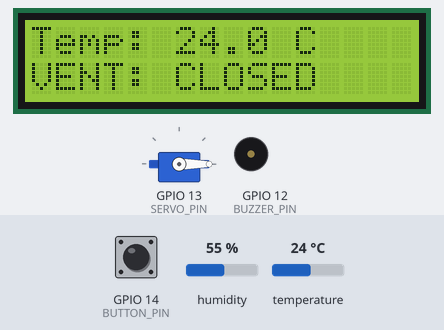
This sketch was run on a simulated ESP32. On the bench: servo, 16×2 character LCD, buzzer (waves = sounding). The inputs (shaded band) are chosen by the test bench; at power-on: temperature 24 °C, GPIO 14 (BUTTON_PIN) HIGH, humidity 55 %.

Above: at 2.7 s.
2.8 s: temperature set to 34.3 °C
At 4.7 s:
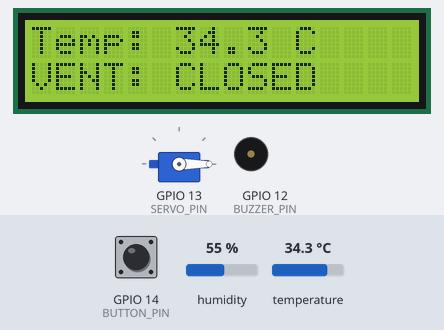
5.5 s: temperature set to 35.9 °C
At 6.5 s:
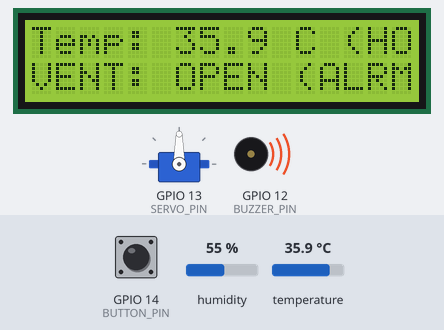
9.1 s: GPIO 14 (BUTTON_PIN) pulled LOW for 2.4 s
At 10.2 s:
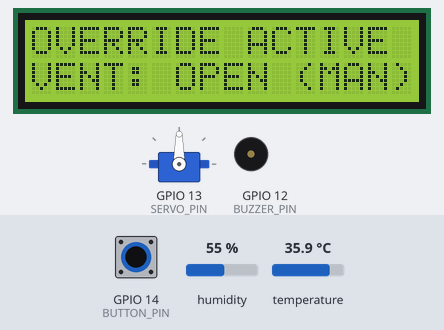
Timing chart, 0 to 12.1 s (numbered marks = the images above; inputs shaded):
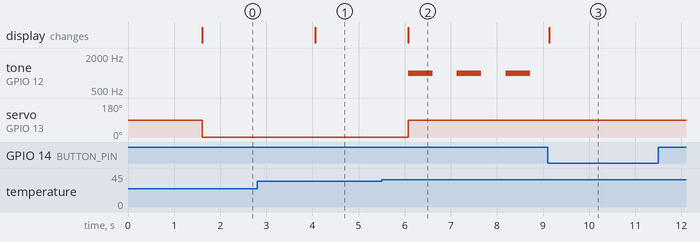

Measured:
- the behaviour switches between 35 and 35.1 °C on temperature (found by bisection; images 1 and 2)
- after the input at 2.8 s, the display: changes after 1.3 s (image 1)
- after the input at 5.5 s, tone on GPIO 12 (BUZZER_PIN): alternates 1000 Hz for 0.53 s and silent for 0.53 s, starting after 0.58 s; servo on GPIO 13 (SERVO_PIN): 0° → 90° after 0.58 s; the display: changes after 0.58 s (image 2)
- after the input at 9.1 s, tone on GPIO 12 (BUZZER_PIN): stops changing and stays silent; the display: changes at once (image 3)

The sketch:

sketch.ino
```cpp
#include <LiquidCrystal_I2C.h>
#include <DHT.h>
#include <ESP32Servo.h>

// Pin Connections
#define DHTPIN 15
#define DHTTYPE DHT22
#define SERVO_PIN 13
#define BUTTON_PIN 14
#define BUZZER_PIN 12

// Initialize hardware objects
DHT dht(DHTPIN, DHTTYPE);
LiquidCrystal_I2C lcd(0x27, 16, 2);
Servo myServo;

// Interrupt & Debouncing Variables
volatile bool manualOverrideActive = false;
unsigned long lastDebounceTime = 0;
const unsigned long debounceDelay = 250;    // 250ms ignore window to prevent switch bouncing

// Non-blocking Timing Variables (Eliminating delay() so the system never freezes)
unsigned long lastTempUpdate = 0;
const unsigned long tempInterval = 2000;    // Check temperature every 2 seconds

unsigned long lastBuzzerToggle = 0;
const unsigned long buzzerInterval = 500;   // Buzzer beeps every 0.5 seconds when triggered
bool buzzerState = false;

// --- HARDWARE INTERRUPT SERVICE ROUTINE (ISR) ---
// This function triggers instantly the microsecond the button is pressed
void IRAM_ATTR handleButtonInterrupt() {
  unsigned long currentTime = millis();

  // Software Debounce: Filter out rapid, accidental hardware electrical bounces
  if (currentTime - lastDebounceTime > debounceDelay) {
    manualOverrideActive = !manualOverrideActive; // Toggle override state
    lastDebounceTime = currentTime;
  }
}

void setup() {
  dht.begin();
  myServo.attach(SERVO_PIN);
  pinMode(BUZZER_PIN, OUTPUT);

  // Set up button with an internal pull-up resistor (defaults to HIGH, goes LOW when pressed)
  pinMode(BUTTON_PIN, INPUT_PULLUP);
  // Tell the ESP32 to monitor GPIO 14 for a falling edge (button press) and jump to the ISR
  attachInterrupt(digitalPinToInterrupt(BUTTON_PIN), handleButtonInterrupt, FALLING);

  lcd.init();
  lcd.backlight();
  lcd.setCursor(0, 0);
  lcd.print("System Starting");
  delay(1500);
  lcd.clear();
}

void loop() {
  unsigned long currentMillis = millis();

  // NON-BLOCKING TEMP READINGS: Update reading variable every 2 seconds without stopping the program
  static float currentTemp = 24.0;
  if (currentMillis - lastTempUpdate >= tempInterval) {
    lastTempUpdate = currentMillis;
    currentTemp = dht.readTemperature();
  }

  // Handle a failed sensor read gracefully
  if (isnan(currentTemp)) {
    lcd.setCursor(0, 0);
    lcd.print("Sensor Error! ");
    return;
  }

  // --- STATE CONTROL LOGIC ---

  // STATE 1: Manual Override is Enabled
  if (manualOverrideActive) {
    lcd.setCursor(0, 0);
    lcd.print("OVERRIDE ACTIVE ");
    lcd.setCursor(0, 1);
    lcd.print("VENT: OPEN (MAN)");
    myServo.write(90);             // Force the physical vent open
    noTone(BUZZER_PIN);            // Keep buzzer off during manual maintenance
  }

  // STATE 2: Automatic Critical Temperature Alarm (> 35°C)
  else if (currentTemp > 35.0) {
    lcd.setCursor(0, 0);
    lcd.print("Temp: ");
    lcd.print(currentTemp, 1);
    lcd.print(" C (HOT!) ");

    lcd.setCursor(0, 1);
    lcd.print("VENT: OPEN (ALRM)");
    myServo.write(90);             // Autonomously open vent

    // Non-blocking alarm tone: Beep the buzzer on/off every 500ms
    if (currentMillis - lastBuzzerToggle >= buzzerInterval) {
      lastBuzzerToggle = currentMillis;
      buzzerState = !buzzerState;
      if (buzzerState) {
        tone(BUZZER_PIN, 1000);    // Play high-pitch 1000Hz beep
      } else {
        noTone(BUZZER_PIN);        // Silence beep
      }
    }
  }

  // STATE 3: Normal Automatic Operation
  else {
    lcd.setCursor(0, 0);
    lcd.print("Temp: ");
    lcd.print(currentTemp, 1);
    lcd.print(" C      ");

    lcd.setCursor(0, 1);
    lcd.print("VENT: CLOSED    ");
    myServo.write(0);              // Keep vent closed
    noTone(BUZZER_PIN);            // Ensure buzzer is quiet
  }
}
```
